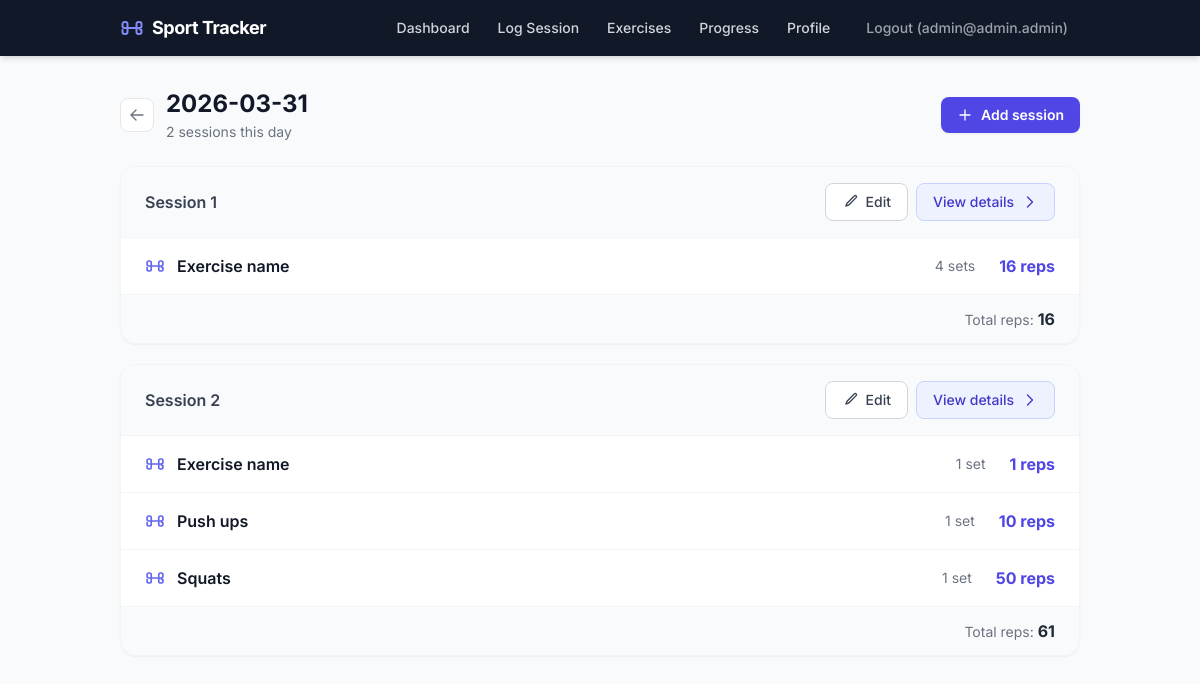
Screenshot of /training-day/2026-03-31 (signed in) with the database file from the repository.
### tables this page shows
CREATE TABLE users (
  id INTEGER PRIMARY KEY AUTOINCREMENT,
  email TEXT NOT NULL UNIQUE,
  password_hash TEXT NOT NULL,
  created_at TEXT NOT NULL DEFAULT CURRENT_TIMESTAMP
, name TEXT, date_of_birth TEXT, sex TEXT CHECK (sex IN ('male', 'female')), weight REAL);

CREATE TABLE exercises (
  id INTEGER PRIMARY KEY AUTOINCREMENT,
  user_id INTEGER NOT NULL,
  name TEXT NOT NULL,
  default_sets INTEGER,
  default_reps INTEGER,
  created_at TEXT NOT NULL DEFAULT CURRENT_TIMESTAMP,
  UNIQUE(user_id, name),
  FOREIGN KEY (user_id) REFERENCES users(id) ON DELETE CASCADE
);

### app/routes.py (the view)
@bp.route("/training-day/<session_date>")
@login_required
def training_day(session_date):
    sessions = get_sessions_for_day(g.user["id"], session_date)
    if len(sessions) == 0:
        return redirect(url_for("routes.new_session", date=session_date))
    if len(sessions) == 1:
        return redirect(url_for("routes.session_detail", session_id=sessions[0]["id"]))
    return render_template(
        "training_day.html", session_date=session_date, sessions=sessions
    )

### app/auth/__init__.py (called while the page is built)
def generate_csrf_token() -> str:
    token = session.get("csrf_token")
    if token is None:
        token = secrets.token_urlsafe(32)
        session["csrf_token"] = token
    return token

def login_required(view):
    @wraps(view)
    def wrapped_view(*args, **kwargs):
        if g.user is None:
            return redirect(url_for("auth.login"))
        return view(*args, **kwargs)
    return wrapped_view

@bp.before_app_request
def load_logged_in_user():
    from app.db import get_db  # local import to avoid circular deps at module load
    user_id = session.get("user_id")
    if user_id is None:
        g.user = None
        return
    g.user = get_db().execute("SELECT * FROM users WHERE id = ?", (user_id,)).fetchone()

@bp.before_app_request
def validate_csrf_token():
    if request.method in {"POST", "PUT", "PATCH", "DELETE"}:
        session_token = session.get("csrf_token")
        form_token = request.form.get("csrf_token")
        if session_token is None or form_token is None:
            abort(400)
        if not secrets.compare_digest(session_token, form_token):
            abort(400)

@bp.app_context_processor
def inject_csrf_token():
    return {"csrf_token": generate_csrf_token()}

### app/db.py (called while the page is built)
def get_db():
    if "db" not in g:
        database_path = Path(current_app.config["DATABASE"])
        database_path.parent.mkdir(parents=True, exist_ok=True)
        conn = sqlite3.connect(database_path)
        conn.row_factory = sqlite3.Row
        conn.execute("PRAGMA foreign_keys = ON;")
        g.db = conn
    return g.db

### app/templates/training_day.html (shortened to what this page needs)
{% extends 'base.html' %}
{% block content %}
<div class="mb-6 flex items-center gap-3">
  <a href="{{ url_for('routes.dashboard') }}"
     class="inline-flex items-center justify-center rounded-lg border border-gray-200 bg-white p-2 text-gray-500 hover:bg-gray-50 transition">
    <svg class="w-4 h-4" fill="none" viewBox="0 0 24 24" stroke="currentColor" stroke-width="2">
      <path stroke-linecap="round" stroke-linejoin="round" d="M10.5 19.5L3 12m0 0l7.5-7.5M3 12h18"/>
    </svg>
  </a>
  <div>
    <h1 class="text-2xl font-bold text-gray-900">{{ session_date }}</h1>
    <p class="text-sm text-gray-500 mt-0.5">{{ sessions | length }} session{{ 's' if sessions | length != 1 }} this day</p>
  </div>
  <a href="{{ url_for('routes.new_session', date=session_date) }}"
     class="ml-auto inline-flex items-center gap-2 rounded-lg bg-indigo-600 px-4 py-2 text-sm font-semibold text-white shadow-sm hover:bg-indigo-700 transition active:scale-95">
    <svg class="w-4 h-4" fill="none" viewBox="0 0 24 24" stroke="currentColor" stroke-width="2">
      <path stroke-linecap="round" stroke-linejoin="round" d="M12 4.5v15m7.5-7.5h-15"/>
    </svg>
    Add session
  </a>
</div>
<div class="space-y-5">
  {% for sess in sessions %}
    <div class="rounded-2xl bg-white border border-gray-100 shadow-sm overflow-hidden">
      <div class="flex items-center justify-between px-6 py-4 border-b border-gray-100 bg-gray-50">
        <span class="text-base font-semibold text-gray-700">Session {{ loop.index }}</span>
        <div class="flex items-center gap-2">
          <a href="{{ url_for('routes.edit_session_view', session_id=sess.id) }}"
             class="inline-flex items-center gap-2 rounded-lg border border-gray-300 bg-white px-4 py-2 text-sm font-medium text-gray-700 hover:bg-gray-50 transition active:scale-95">
            <svg class="w-4 h-4" fill="none" viewBox="0 0 24 24" stroke="currentColor" stroke-width="2">
              <path stroke-linecap="round" stroke-linejoin="round"
                    d="M16.862 4.487l1.687-1.688a1.875 1.875 0 112.652 2.652L10.582 16.07a4.5 4.5 0 01-1.897 1.13L6 18l.8-2.685a4.5 4.5 0 011.13-1.897l8.932-8.931z"/>
            </svg>
            Edit
          </a>
          <a href="{{ url_for('routes.session_detail', session_id=sess.id) }}"
             class="inline-flex items-center gap-2 rounded-lg border border-indigo-200 bg-indigo-50 px-4 py-2 text-sm font-medium text-indigo-700 hover:bg-indigo-100 transition active:scale-95">
            View details
            <svg class="w-4 h-4" fill="none" viewBox="0 0 24 24" stroke="currentColor" stroke-width="2">
              <path stroke-linecap="round" stroke-linejoin="round" d="M8.25 4.5l7.5 7.5-7.5 7.5"/>
            </svg>
          </a>
        </div>
      </div>
      {% if sess.exercises %}
        <ul class="divide-y divide-gray-100">
          {% for ex in sess.exercises %}
            <li class="flex items-center justify-between px-6 py-4">
              <div class="flex items-center gap-3">
                <span class="text-base font-semibold text-gray-900">{{ ex.name }}</span>
              </div>
              <div class="flex items-center gap-6 text-sm">
                <span class="text-gray-500">{{ ex.total_sets }} set{{ 's' if ex.total_sets != 1 }}</span>
                <span class="font-bold text-indigo-600 text-base">{{ ex.total_reps }} reps</span>
              </div>
            </li>
          {% endfor %}
        </ul>
        <div class="px-6 py-3 border-t border-gray-100 bg-gray-50 text-sm text-gray-500 text-right">
          Total reps: <span class="font-bold text-gray-800 text-base">{{ sess.exercises | sum(attribute='total_reps') }}</span>
        </div>
      {% else %}
        <p class="px-6 py-5 text-sm text-gray-400">No exercises recorded.</p>
      {% endif %}
    </div>
  {% endfor %}
</div>
{% endblock %}

### app/templates/base.html (shortened to what this page needs)
<!doctype html>
<html lang="en" class="h-full">
<head>
  <script src="https://cdn.tailwindcss.com"></script>
</head>
<body class="h-full bg-slate-50 text-gray-900 font-sans antialiased">
  <nav class="bg-gray-900 shadow-md">
    <div class="mx-auto max-w-5xl px-4 sm:px-6 lg:px-8">
      <div class="flex h-14 items-center justify-between">
        <a href="{{ url_for('routes.dashboard') if g.user else url_for('auth.login') }}"
           class="flex items-center gap-2 text-white font-bold text-lg tracking-tight">
          Sport Tracker
        </a>
        {% if g.user %}
        <div class="hidden sm:flex items-center gap-1">
          <a href="{{ url_for('routes.dashboard') }}"
             class="rounded-md px-3 py-1.5 text-sm font-medium text-gray-300 hover:bg-gray-700 hover:text-white transition">Dashboard</a>
          <a href="{{ url_for('routes.new_session') }}"
             class="rounded-md px-3 py-1.5 text-sm font-medium text-gray-300 hover:bg-gray-700 hover:text-white transition">Log Session</a>
          <a href="{{ url_for('routes.exercises') }}"
             class="rounded-md px-3 py-1.5 text-sm font-medium text-gray-300 hover:bg-gray-700 hover:text-white transition">Exercises</a>
          <a href="{{ url_for('routes.progress') }}"
             class="rounded-md px-3 py-1.5 text-sm font-medium text-gray-300 hover:bg-gray-700 hover:text-white transition">Progress</a>
          <a href="{{ url_for('routes.profile') }}"
             class="rounded-md px-3 py-1.5 text-sm font-medium text-gray-300 hover:bg-gray-700 hover:text-white transition">Profile</a>
          <form method="post" action="{{ url_for('auth.logout') }}" class="ml-2">
            <button type="submit"
                    class="rounded-md px-3 py-1.5 text-sm font-medium text-gray-400 hover:bg-gray-700 hover:text-white transition cursor-pointer border-none bg-transparent">
              Logout ({{ (g.user['name'].split()[0]) if g.user['name'] else g.user['email'] }})
            </button>
          </form>
        </div>
        {% endif %}
      </div>
    </div>
  </nav>
  <main class="mx-auto max-w-5xl px-4 sm:px-6 lg:px-8 py-8">
    {% block content %}{% endblock %}
  </main>
</body>
</html>

### rows the page displays
users: email "admin@admin.admin"
exercises: name "Exercise name", total_sets "4", total_sets "s", total_reps "16", total_sets "1", total_reps "1"
exercises: name "Push ups", total_sets "1", total_reps "10"
exercises: name "Squats", total_sets "1", total_reps "50"

### other values shown
{{ session_date }} "2026-03-31"
{{ sessions | length }} "2"
{{ 's' if sessions | length != 1 }} "s"
{{ sess.exercises | sum(attribute='total_reps') }} "16"
{{ sess.exercises | sum(attribute='total_reps') }} "61"
